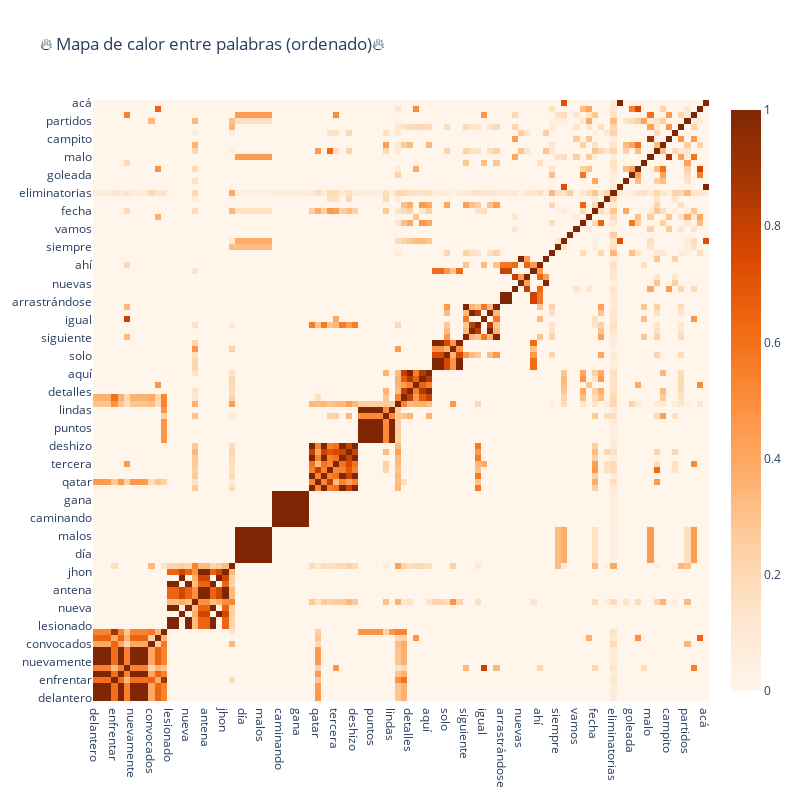

Notebook code for this chart:
### Code cell
trace = go.Heatmap(z=temp2.values.tolist(),
                   x=temp2.index.values,
                   y=temp2.columns.values,
                   colorscale='Oranges')

layout = go.Layout(title='🔥 Mapa de calor entre palabras (ordenado)🔥',
                   width=800, height=800)

fig = go.Figure(data=[trace],layout=layout)
iplot(fig)

### Figure 1 — Plotly figure (JSON) as saved in the notebook; plotly's stock layout.template omitted (floating-point values rounded to 4 significant figures; data arrays with more than 128 entries replaced by an {"elided": "..."} marker saying what was removed)
{"data": [{"colorscale": [[0, "rgb(255,245,235)"], [0.125, "rgb(254,230,206)"], [0.25, "rgb(253,208,162)"], [0.375, "rgb(253,174,107)"], [0.5, "rgb(253,141,60)"], [0.625, "rgb(241,105,19)"], [0.75, "rgb(217,72,1)"], [0.875, "rgb(166,54,3)"], [1, "rgb(127,39,4)"]], "type": "heatmap", "x": ["delantero", "cordobés", "lista", "enfrentar", "carlos", "mundial", "nuevamente", "llamado", "queiroz", "convocados", "selecciones", "ecuador", "lesionado", "sale", "lesión", "nueva", "selección", "córdoba", "antena", "alarma", "complicada", "jhon", "colombia", "doble", "día", "vuelven", "transmitir", "malos", "equipos", "completo", "caminando", "plantel", "river", "gana", "gallardo", "metropolitano", "qatar", "goleo", "rumbo", "tercera", "historial", "barranquilla", "deshizo", "frente", "obliga", "puntos", "mañana", "sudamericanas", "lindas", "uruguay", "atención", "detalles", "mucha", "conozca", "aquí", "bárbara", "quiere", "solo", "fe", "decir", "siguiente", "llegó", "derrotas", "igual", "tite", "cosa", "arrastrándose", "bolivia", "olvido", "nuevas", "jugar", "vez", "ahí", "camisetas", "si", "siempre", "así", "todas", "vamos", "venezuela", "bien", "fecha", "brasil", "fútbol", "eliminatorias", "durísimas", "gol", "goleada", "hoy", "james", "malo", "conmebol", "chile", "campito", "mundo", "partido", "partidos", "bueno", "rivales", "acá"], "y": ["delantero", "cordobés", "lista", "enfrentar", "carlos", "mundial", "nuevamente", "llamado", "queiroz", "convocados", "selecciones", "ecuador", "lesionado", "sale", "lesión", "nueva", "selección", "córdoba", "antena", "alarma", "complicada", "jhon", "colombia", "doble", "día", "vuelven", "transmitir", "malos", "equipos", "completo", "caminando", "plantel", "river", "gana", "gallardo", "metropolitano", "qatar", "goleo", "rumbo", "tercera", "historial", "barranquilla", "deshizo", "frente", "obliga", "puntos", "mañana", "sudamericanas", "lindas", "uruguay", "atención", "detalles", "mucha", "conozca", "aquí", "bárbara", "quiere", "solo", "fe", "decir", "siguiente", "llegó", "derrotas", "igual", "tite", "cosa", "arrastrándose", "bolivia", "olvido", "nuevas", "jugar", "vez", "ahí", "camisetas", "si", "siempre", "así", "todas", "vamos", "venezuela", "bien", "fecha", "brasil", "fútbol", "eliminatorias", "durísimas", "gol", "goleada", "hoy", "james", "malo", "conmebol", "chile", "campito", "mundo", "partido", "partidos", "bueno", "rivales", "acá"], "z": {"elided": "100x100 float values"}}], "layout": {"height": 800, "title": {"text": "🔥 Mapa de calor entre palabras (ordenado)🔥"}, "width": 800}}
